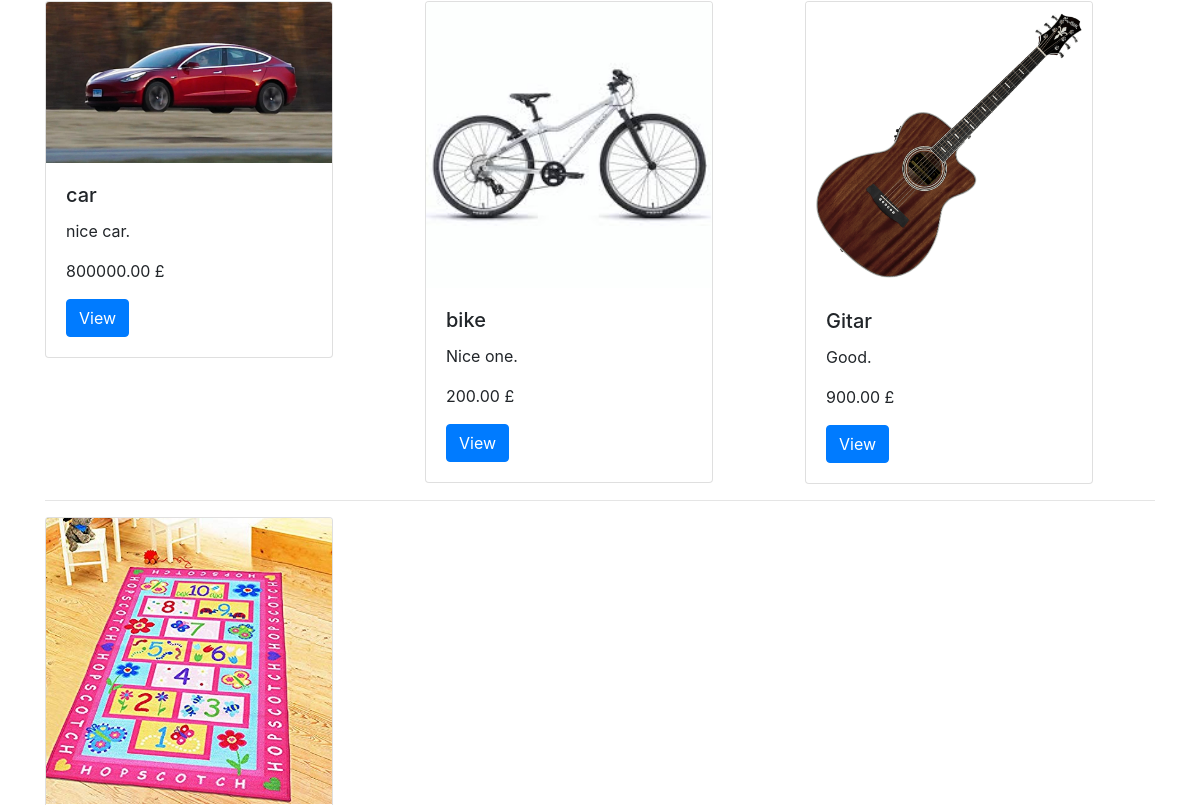
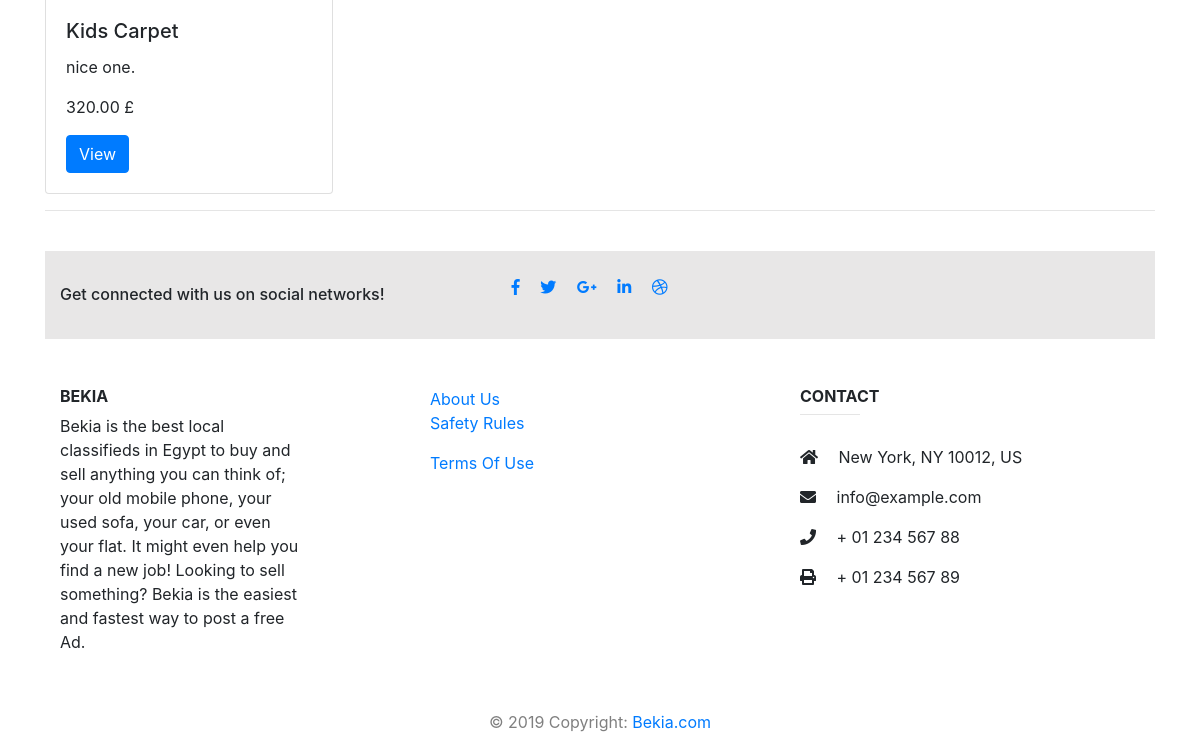
Before: / (lower part) with the older database file (2 pictures, top to bottom).
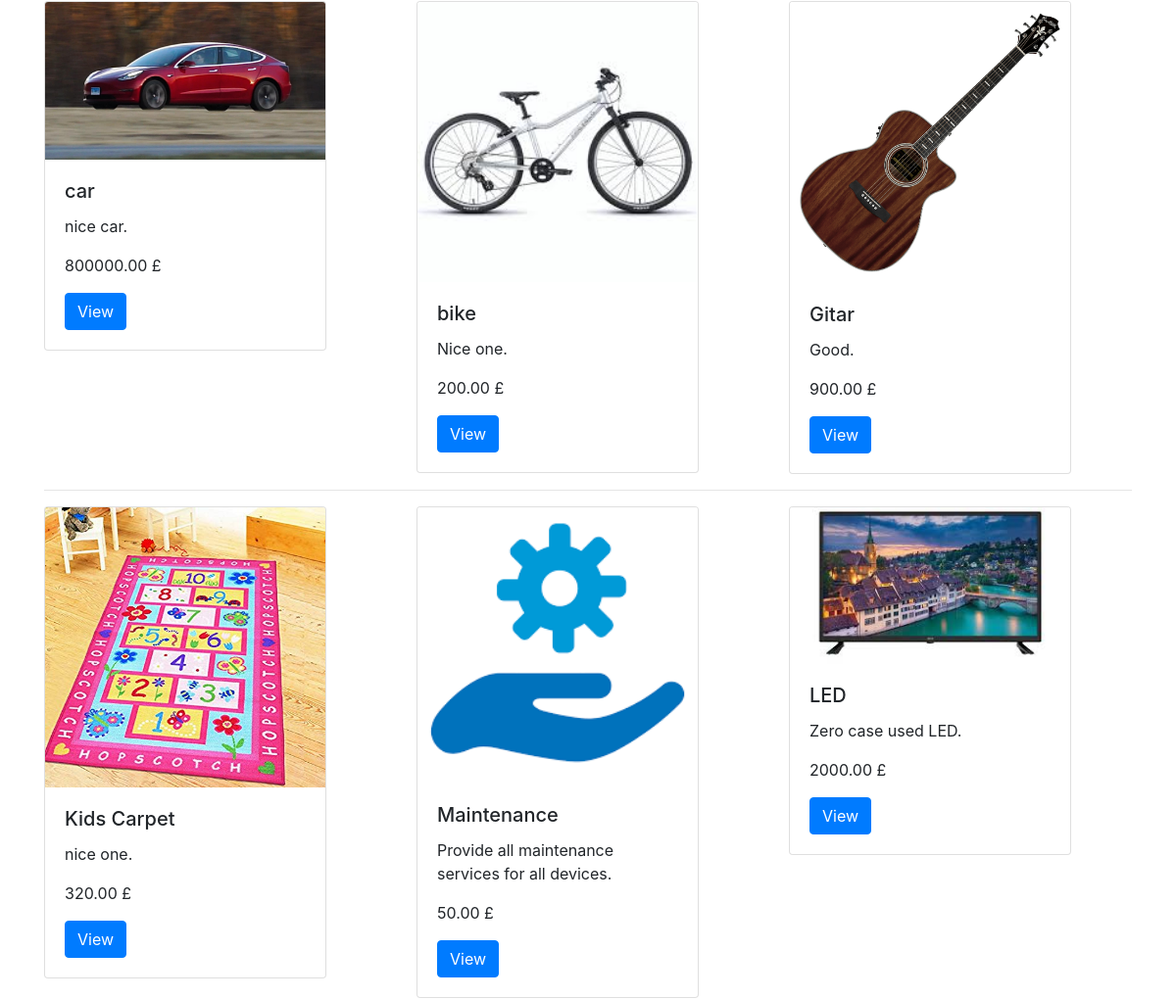
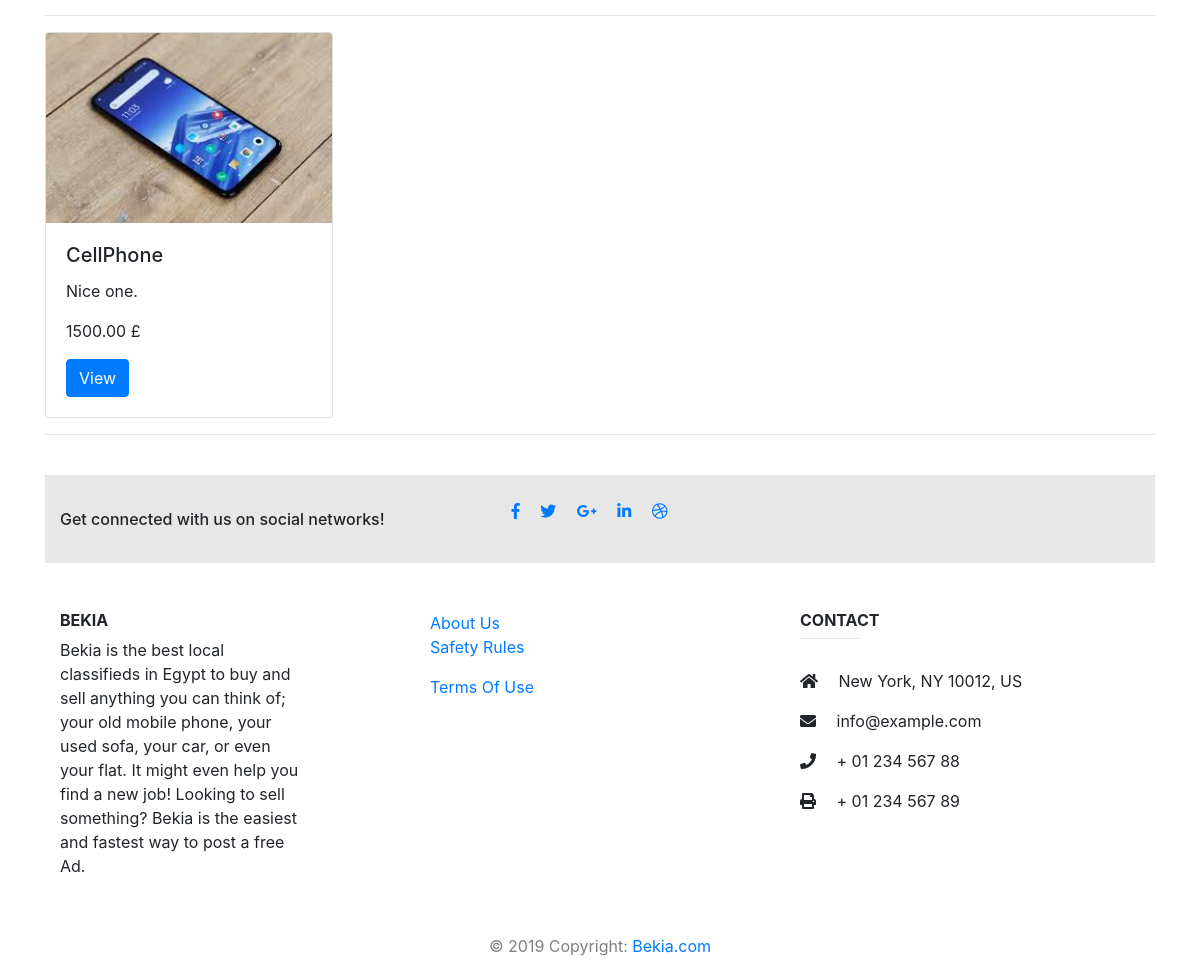
After: the same page with the newer database file (2 pictures, top to bottom).
### advertise/models.py (models this page shows, shortened)
class Advertise(models.Model):
	title 		= models.CharField(max_length=120)
	publisher   = models.ForeignKey(User, related_name='publisher_of',null=True, blank=True, on_delete=models.CASCADE)
	category 	= models.CharField(choices=CATEGORIES, max_length=120)
	description = models.TextField(max_length= 200, null=True, blank=True)
	image       = models.ImageField(upload_to='project_static/Advertise/img', null=True, blank=False)
	price       = models.DecimalField(decimal_places=2, max_digits=20)
	timestamp   = models.DateTimeField(auto_now_add=True)
	approved    = models.BooleanField(default=False)
	location    = models.CharField(max_length=120 , null=True, blank=True)
	contact     = models.CharField(max_length=120,null=True, blank=True)
	def get_absolute_url(self):
		return reverse("advertise:advertise-detail", kwargs={"pk":self.pk})

### bekia/views.py (the view)
# urls.py: path('', index, name="index"),
def index(request):
	qs = Advertise.objects.filter(approved=True)
	q = request.GET.get('q', None)
	print(q)
	if q == None:
		return render(request, 'index.html', {'qs':qs})
	else:
		qs = Advertise.objects.filter(category__icontains=q)
		return render(request,'advertise/category.html',{"qs":qs})

### templates/index.html
{% extends "base.html" %}
{% block content %}
		<div class="row">
	{% for obj in qs %}
	<div class="col">
		<div class="card" style="width: 18rem;">
	<a href="{{ obj.get_absolute_url}}">
  	<img src="{{ obj.image.url}}" class="card-img-top" alt="{{ obj.title}} logo"  >
  	</a>
  <div class="card-body">
    <h5 class="card-title">{{ obj.title }}</h5>
    <p class="card-text">{{ obj.description|truncatewords:12 }}.</p>
     <p class="card-text">{{ obj.price }} &#163;</p>
    <a href="{{ obj.get_absolute_url}}" class="btn btn-primary">View</a>
  </div>
</div>
		{% if forloop.counter|divisibleby:3 %}
	  	 </div></div>
	  	 <div class="row"><div class="col-12"><hr></div>
	   {%  else %}
           </div>
	   {% endif %}
	{% endfor %}
</div>
{% endblock %}

### templates/base.html (shortened to what this page needs)
{% load static %}
 <!DOCTYPE html>
  <html>
    <head>
       <link rel="stylesheet" href="https://stackpath.bootstrapcdn.com/bootstrap/4.3.1/css/bootstrap.min.css">
       <link rel="stylesheet" href="https://use.fontawesome.com/releases/v5.7.2/css/all.css">
    </head>
<body class="fluid">
	<div class="container">
    	{% block content %}
    	{% endblock %}
    </div>
		<div class="container">
			<hr>
		{% include 'base/footer.html' %}
		</div>
    </body>
  </html>

### templates/base/ad.html (shortened to what this page needs)
   {% load static %}

### templates/base/footer.html
<footer class="page-footer font-small special-color-dark pt-4">
  <div style="background-color: #E8E7E7">
    <div class="container">
      <div class="row py-4 d-flex align-items-center">
        <div class="col-md-6 col-lg-5 text-center text-md-left mb-4 mb-md-0">
          <h6 class="mb-0">Get connected with us on social networks!</h6>
        </div>
    <ul class="list-unstyled list-inline text-center">
      <li class="list-inline-item">
        <a href="/" class="btn-floating btn-fb mx-1">
          <i class="fab fa-facebook-f"> </i>
        </a>
      </li>
      <li class="list-inline-item">
        <a href="/" class="btn-floating btn-tw mx-1">
          <i class="fab fa-twitter"> </i>
        </a>
      </li>
      <li class="list-inline-item">
        <a  href="/"class="btn-floating btn-gplus mx-1">
          <i class="fab fa-google-plus-g"> </i>
        </a>
      </li>
      <li class="list-inline-item">
        <a href="/" class="btn-floating btn-li mx-1">
          <i class="fab fa-linkedin-in"> </i>
        </a>
      </li>
      <li class="list-inline-item">
        <a href="/" class="btn-floating btn-dribbble mx-1">
          <i class="fab fa-dribbble"> </i>
        </a>
      </li>
    </ul>
      </div>
    </div>
  </div>
  <div class="container text-center text-md-left mt-5">
    <div class="row mt-3 dark-grey-text">
      <div class="col-md-3 col-lg-4 col-xl-3 mb-4">
        <h6 class="text-uppercase font-weight-bold">Bekia</h6>
        <p>Bekia is the best local classifieds in Egypt to buy and sell anything you can think of; your old mobile phone, your used sofa, your car, or even your flat. It might even help you find a new job!
Looking to sell something? Bekia is the easiest and fastest way to post a free Ad.</p>
      </div>
      <div class="col-md-2 col-lg-2 col-xl-2 mx-auto mb-4">
        <a class="dark-grey-text" href="{%url 'about' %}">About Us</a>
        <p>
          <a class="dark-grey-text" href="{% url 'safety' %}">Safety Rules</a>
        </p>
        <p>
          <a class="dark-grey-text" href="{% url 'terms' %}">Terms Of Use</a>
      </div>
      <div class="col-md-4 col-lg-3 col-xl-3 mx-auto mb-md-0 mb-4">
        <h6 class="text-uppercase font-weight-bold">Contact</h6>
        <hr class="teal accent-3 mb-4 mt-0 d-inline-block mx-auto" style="width: 60px;">
        <p>
          <i class="fas fa-home mr-3"></i> New York, NY 10012, US</p>
        <p>
          <i class="fas fa-envelope mr-3"></i> info@example.com</p>
        <p>
          <i class="fas fa-phone mr-3"></i> + 01 234 567 88</p>
        <p>
          <i class="fas fa-print mr-3"></i> + 01 234 567 89</p>
      </div>
    </div>
  </div>
  <div class="footer-copyright text-center text-black-50 py-3">© 2019 Copyright:
    <a class="dark-grey-text" href="https://mdbootstrap.com/education/bootstrap/"> Bekia.com</a>
  </div>
</footer>

Changed rows visible on the page:
added Advertise: image (picture), title "Maintenance", description "Provide all maintenance services for all devices", price "50.00"
added Advertise: image (picture), title "LED", description "Zero case used LED", price "2000.00"
added Advertise: image (picture), title "CellPhone", description "Nice one", price "1500.00"
